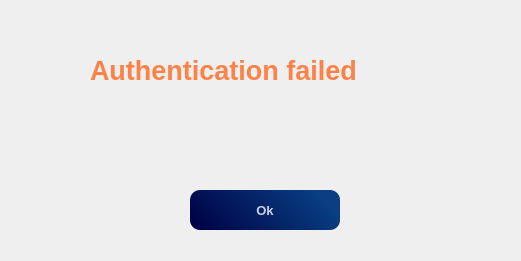
   <widget class="QWidget" name="Authentication_failed_widget" native="true">
    <property name="geometry">
     <rect>
      <x>1760</x>
      <y>670</y>
      <width>521</width>
      <height>261</height>
     </rect>
    </property>
    <property name="styleSheet">
     <string notr="true">QPushButton #pushButton{
background-color: qlineargradient(spread:pad, x1:0, y1:0, x2:1, y2:0, stop:0 rgba(0, 0, 68, 235), stop:1 rgba(255, 255, 255, 255));
color:rgba(255,255,255,200);
border-radius:10px;
}

QPushButton #pushButton:hover{
background-color: qlineargradient(spread:pad, x1:1, y1:0, x2:0, y2:0.778455, stop:0 rgba(0, 0, 68, 255), stop:1 rgba(255, 255, 255, 255))
color:red;
}</string>
    </property>
    <widget class="QLabel" name="authentication_failed_background">
     <property name="geometry">
      <rect>
       <x>30</x>
       <y>10</y>
       <width>461</width>
       <height>241</height>
      </rect>
     </property>
     <property name="styleSheet">
      <string notr="true">background-image:url(:/images/rupee1.jpg);
background-repeat: no-repeat;
background-size: (831,441);
border-radius: 20px;
</string>
     </property>
     <property name="text">
      <string/>
     </property>
    </widget>
    <widget class="QPushButton" name="authentication_failed_ok">
     <property name="geometry">
      <rect>
       <x>190</x>
       <y>190</y>
       <width>150</width>
       <height>40</height>
      </rect>
     </property>
     <property name="font">
      <font>
       <pointsize>10</pointsize>
       <weight>75</weight>
       <bold>true</bold>
      </font>
     </property>
     <property name="styleSheet">
      <string notr="true">QPushButton#authentication_failed_ok {
background-color:qlineargradient(spread:pad, x1:0, y1:0.897, x2:1, y2:0.631, stop:0 rgba(0, 0, 68, 255), stop:1 rgba(10, 63, 131, 255));
color:rgba(255,255,255,200);
border-radius:10px;
}

QPushButton#authentication_failed_ok:hover {
background-color: qlineargradient(spread:pad, x1:0.134328, y1:0.846, x2:0.925, y2:0.142, stop:0 rgba(0, 0, 68, 255), stop:1 rgba(10, 63, 131, 255));
}

QPushButton#authentication_failed_ok:pressed {
   padding-left:5px;
   padding-right:5px;
   padding-top:5px;
}</string>
     </property>
     <property name="text">
      <string>Ok</string>
     </property>
    </widget>
    <widget class="QLabel" name="Authentication_failed_head">
     <property name="geometry">
      <rect>
       <x>90</x>
       <y>50</y>
       <width>351</width>
       <height>41</height>
      </rect>
     </property>
     <property name="font">
      <font>
       <pointsize>20</pointsize>
       <weight>75</weight>
       <bold>true</bold>
      </font>
     </property>
     <property name="styleSheet">
      <string notr="true">color:rgba(255,100,25,200);
</string>
     </property>
     <property name="text">
      <string>Authentication failed</string>
     </property>
    </widget>
    <widget class="QLabel" name="authentication_failed_warning_icon">
     <property name="geometry">
      <rect>
       <x>230</x>
       <y>100</y>
       <width>71</width>
       <height>71</height>
      </rect>
     </property>
     <property name="styleSheet">
      <string notr="true">border-image:url(:/images/icons8-warning-96.png) 0 0 0 0 stretch stretch;</string>
     </property>
     <property name="text">
      <string/>
     </property>
    </widget>
   </widget>
